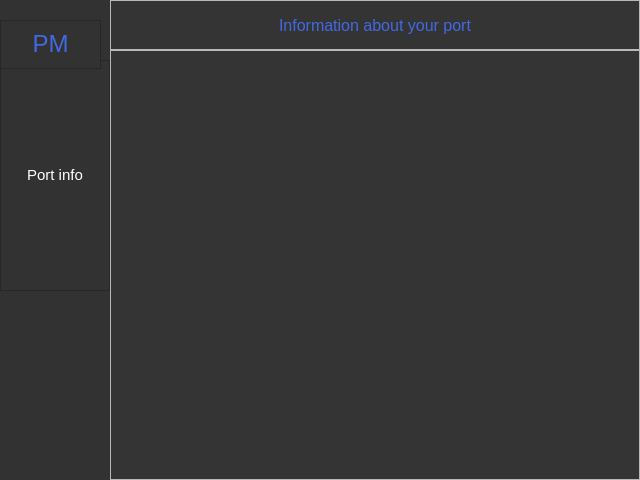
<?xml version="1.0" encoding="UTF-8"?>
<ui version="4.0">
 <class>Dialog</class>
 <widget class="QDialog" name="Dialog">
  <property name="geometry">
   <rect>
    <x>0</x>
    <y>0</y>
    <width>640</width>
    <height>480</height>
   </rect>
  </property>
  <property name="minimumSize">
   <size>
    <width>640</width>
    <height>480</height>
   </size>
  </property>
  <property name="windowTitle">
   <string>Dialog</string>
  </property>
  <property name="styleSheet">
   <string notr="true">QDialog{
background-color: #343434;
}

QComboBox {
background-color: #343434;
font-size: 12pt;
color: #FFFFFF;
}

QSpinBox {
background-color: #343434;
font-size: 12pt;
color: #FFFFFF;
border: 1px solid black;
}

QPushButton {
font-size: 12pt;
color: #FFFFFF;
background-color: #888888;
}

QLineEdit {
background-color: #343434;
font-size: 12pt;
color: #FFFFFF;
}</string>
  </property>
  <layout class="QHBoxLayout" name="horizontalLayout">
   <property name="spacing">
    <number>0</number>
   </property>
   <property name="leftMargin">
    <number>0</number>
   </property>
   <property name="topMargin">
    <number>0</number>
   </property>
   <property name="rightMargin">
    <number>0</number>
   </property>
   <property name="bottomMargin">
    <number>0</number>
   </property>
   <item>
    <widget class="QFrame" name="Menu_frame">
     <property name="minimumSize">
      <size>
       <width>110</width>
       <height>0</height>
      </size>
     </property>
     <property name="maximumSize">
      <size>
       <width>110</width>
       <height>16777215</height>
      </size>
     </property>
     <property name="styleSheet">
      <string notr="true">background-color: #323232;</string>
     </property>
     <property name="frameShape">
      <enum>QFrame::NoFrame</enum>
     </property>
     <property name="frameShadow">
      <enum>QFrame::Raised</enum>
     </property>
     <widget class="QFrame" name="Buttons_frame">
      <property name="geometry">
       <rect>
        <x>0</x>
        <y>60</y>
        <width>110</width>
        <height>231</height>
       </rect>
      </property>
      <property name="maximumSize">
       <size>
        <width>110</width>
        <height>16777215</height>
       </size>
      </property>
      <property name="styleSheet">
       <string notr="true">QPushButton {
color: #FFFFFF;
font-size: 11pt;
border: 0px solid
}

QPushButton:hover{
background-color: #4169E1;
}
</string>
      </property>
      <property name="frameShape">
       <enum>QFrame::StyledPanel</enum>
      </property>
      <property name="frameShadow">
       <enum>QFrame::Raised</enum>
      </property>
      <layout class="QVBoxLayout" name="verticalLayout">
       <property name="spacing">
        <number>0</number>
       </property>
       <property name="leftMargin">
        <number>0</number>
       </property>
       <property name="topMargin">
        <number>0</number>
       </property>
       <property name="rightMargin">
        <number>0</number>
       </property>
       <property name="bottomMargin">
        <number>0</number>
       </property>
       <item>
        <widget class="QPushButton" name="port_info_button">
         <property name="minimumSize">
          <size>
           <width>0</width>
           <height>40</height>
          </size>
         </property>
         <property name="text">
          <string>Port info</string>
         </property>
        </widget>
       </item>
      </layout>
     </widget>
     <widget class="QFrame" name="Who_are_you">
      <property name="geometry">
       <rect>
        <x>0</x>
        <y>20</y>
        <width>101</width>
        <height>49</height>
       </rect>
      </property>
      <property name="maximumSize">
       <size>
        <width>110</width>
        <height>16777215</height>
       </size>
      </property>
      <property name="styleSheet">
       <string notr="true">QPushButton
{
color: #4169E1;
font-size: 18pt;
border: 0px solid;
}</string>
      </property>
      <property name="frameShape">
       <enum>QFrame::StyledPanel</enum>
      </property>
      <property name="frameShadow">
       <enum>QFrame::Raised</enum>
      </property>
      <layout class="QHBoxLayout" name="horizontalLayout_2">
       <item>
        <widget class="QPushButton" name="emp_title_back_to_first_page">
         <property name="text">
          <string>PM</string>
         </property>
        </widget>
       </item>
      </layout>
     </widget>
    </widget>
   </item>
   <item>
    <widget class="QFrame" name="Widgets_frame">
     <property name="autoFillBackground">
      <bool>false</bool>
     </property>
     <property name="styleSheet">
      <string notr="true">QLabel
{
color: #4169E1;
font-size: 12pt
}

</string>
     </property>
     <property name="frameShape">
      <enum>QFrame::NoFrame</enum>
     </property>
     <property name="frameShadow">
      <enum>QFrame::Raised</enum>
     </property>
     <layout class="QVBoxLayout" name="verticalLayout_2">
      <property name="spacing">
       <number>0</number>
      </property>
      <property name="leftMargin">
       <number>0</number>
      </property>
      <property name="topMargin">
       <number>0</number>
      </property>
      <property name="rightMargin">
       <number>0</number>
      </property>
      <property name="bottomMargin">
       <number>0</number>
      </property>
      <item>
       <widget class="QStackedWidget" name="stackedWidget">
        <property name="autoFillBackground">
         <bool>false</bool>
        </property>
        <property name="styleSheet">
         <string notr="true"/>
        </property>
        <property name="currentIndex">
         <number>2</number>
        </property>
        <widget class="QWidget" name="No_port_assigned_info">
         <layout class="QHBoxLayout" name="horizontalLayout_3">
          <item>
           <widget class="QLabel" name="label">
            <property name="text">
             <string>Your account is inactive, wait until CEO will assign you a port</string>
            </property>
            <property name="alignment">
             <set>Qt::AlignCenter</set>
            </property>
           </widget>
          </item>
         </layout>
        </widget>
        <widget class="QWidget" name="Welcome_page">
         <layout class="QHBoxLayout" name="horizontalLayout_5">
          <item>
           <widget class="QLabel" name="label_3">
            <property name="text">
             <string>Configuration panel, choose one option from the navigation panel on the left side</string>
            </property>
            <property name="alignment">
             <set>Qt::AlignCenter</set>
            </property>
            <property name="wordWrap">
             <bool>true</bool>
            </property>
           </widget>
          </item>
         </layout>
        </widget>
        <widget class="QWidget" name="Info_about_assigned_port">
         <layout class="QVBoxLayout" name="verticalLayout_3">
          <property name="spacing">
           <number>0</number>
          </property>
          <property name="leftMargin">
           <number>0</number>
          </property>
          <property name="topMargin">
           <number>0</number>
          </property>
          <property name="rightMargin">
           <number>0</number>
          </property>
          <property name="bottomMargin">
           <number>0</number>
          </property>
          <item>
           <widget class="QFrame" name="frame">
            <property name="maximumSize">
             <size>
              <width>16777215</width>
              <height>50</height>
             </size>
            </property>
            <property name="frameShape">
             <enum>QFrame::StyledPanel</enum>
            </property>
            <property name="frameShadow">
             <enum>QFrame::Raised</enum>
            </property>
            <layout class="QHBoxLayout" name="horizontalLayout_4">
             <item>
              <widget class="QLabel" name="label_2">
               <property name="text">
                <string>Information about your port</string>
               </property>
               <property name="alignment">
                <set>Qt::AlignCenter</set>
               </property>
              </widget>
             </item>
            </layout>
           </widget>
          </item>
          <item>
           <widget class="QFrame" name="frame_2">
            <property name="frameShape">
             <enum>QFrame::StyledPanel</enum>
            </property>
            <property name="frameShadow">
             <enum>QFrame::Raised</enum>
            </property>
            <layout class="QVBoxLayout" name="verticalLayout_4">
             <item>
              <widget class="QLabel" name="port_id_label">
               <property name="text">
                <string/>
               </property>
               <property name="alignment">
                <set>Qt::AlignCenter</set>
               </property>
              </widget>
             </item>
             <item>
              <widget class="QLabel" name="port_country_label">
               <property name="text">
                <string/>
               </property>
               <property name="alignment">
                <set>Qt::AlignCenter</set>
               </property>
              </widget>
             </item>
             <item>
              <widget class="QLabel" name="port_city_label">
               <property name="text">
                <string/>
               </property>
               <property name="alignment">
                <set>Qt::AlignCenter</set>
               </property>
              </widget>
             </item>
             <item>
              <widget class="QLabel" name="port_capacity_label">
               <property name="text">
                <string/>
               </property>
               <property name="alignment">
                <set>Qt::AlignCenter</set>
               </property>
              </widget>
             </item>
            </layout>
           </widget>
          </item>
         </layout>
        </widget>
       </widget>
      </item>
     </layout>
    </widget>
   </item>
  </layout>
 </widget>
 <resources/>
 <connections/>
</ui>
